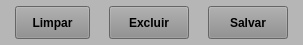
           <widget class="QWidget" name="widget_27" native="true">
            <property name="minimumSize">
             <size>
              <width>0</width>
              <height>45</height>
             </size>
            </property>
            <property name="maximumSize">
             <size>
              <width>16777215</width>
              <height>45</height>
             </size>
            </property>
            <property name="styleSheet">
             <string notr="true">background-color: rgb(182, 182, 182);</string>
            </property>
            <layout class="QHBoxLayout" name="horizontalLayout_34">
             <property name="spacing">
              <number>6</number>
             </property>
             <property name="leftMargin">
              <number>15</number>
             </property>
             <property name="topMargin">
              <number>6</number>
             </property>
             <property name="rightMargin">
              <number>15</number>
             </property>
             <property name="bottomMargin">
              <number>6</number>
             </property>
             <item>
              <widget class="QPushButton" name="btn_Limpar">
               <property name="sizePolicy">
                <sizepolicy hsizetype="Fixed" vsizetype="Preferred">
                 <horstretch>0</horstretch>
                 <verstretch>0</verstretch>
                </sizepolicy>
               </property>
               <property name="maximumSize">
                <size>
                 <width>75</width>
                 <height>16777215</height>
                </size>
               </property>
               <property name="font">
                <font>
                 <pointsize>9</pointsize>
                 <weight>75</weight>
                 <bold>true</bold>
                </font>
               </property>
               <property name="cursor">
                <cursorShape>PointingHandCursor</cursorShape>
               </property>
               <property name="layoutDirection">
                <enum>Qt::LeftToRight</enum>
               </property>
               <property name="autoFillBackground">
                <bool>false</bool>
               </property>
               <property name="styleSheet">
                <string notr="true">background-color: rgb(141, 141, 141);</string>
               </property>
               <property name="text">
                <string>Limpar</string>
               </property>
               <property name="checkable">
                <bool>false</bool>
               </property>
               <property name="autoDefault">
                <bool>false</bool>
               </property>
               <property name="default">
                <bool>false</bool>
               </property>
               <property name="flat">
                <bool>false</bool>
               </property>
              </widget>
             </item>
             <item>
              <widget class="QLabel" name="label_5">
               <property name="text">
                <string/>
               </property>
              </widget>
             </item>
             <item>
              <widget class="QPushButton" name="btn_Excluir">
               <property name="sizePolicy">
                <sizepolicy hsizetype="Fixed" vsizetype="Preferred">
                 <horstretch>0</horstretch>
                 <verstretch>0</verstretch>
                </sizepolicy>
               </property>
               <property name="maximumSize">
                <size>
                 <width>80</width>
                 <height>16777215</height>
                </size>
               </property>
               <property name="font">
                <font>
                 <pointsize>9</pointsize>
                 <weight>75</weight>
                 <bold>true</bold>
                </font>
               </property>
               <property name="cursor">
                <cursorShape>PointingHandCursor</cursorShape>
               </property>
               <property name="styleSheet">
                <string notr="true">background-color: rgb(141, 141, 141);</string>
               </property>
               <property name="text">
                <string>Excluir</string>
               </property>
              </widget>
             </item>
             <item>
              <widget class="QLabel" name="label_41">
               <property name="text">
                <string/>
               </property>
              </widget>
             </item>
             <item>
              <widget class="QPushButton" name="btn_Salvar">
               <property name="sizePolicy">
                <sizepolicy hsizetype="Fixed" vsizetype="Preferred">
                 <horstretch>0</horstretch>
                 <verstretch>0</verstretch>
                </sizepolicy>
               </property>
               <property name="maximumSize">
                <size>
                 <width>80</width>
                 <height>16777215</height>
                </size>
               </property>
               <property name="font">
                <font>
                 <pointsize>9</pointsize>
                 <weight>75</weight>
                 <bold>true</bold>
                </font>
               </property>
               <property name="cursor">
                <cursorShape>PointingHandCursor</cursorShape>
               </property>
               <property name="styleSheet">
                <string notr="true">background-color: rgb(141, 141, 141);</string>
               </property>
               <property name="text">
                <string>Salvar</string>
               </property>
              </widget>
             </item>
            </layout>
           </widget>
